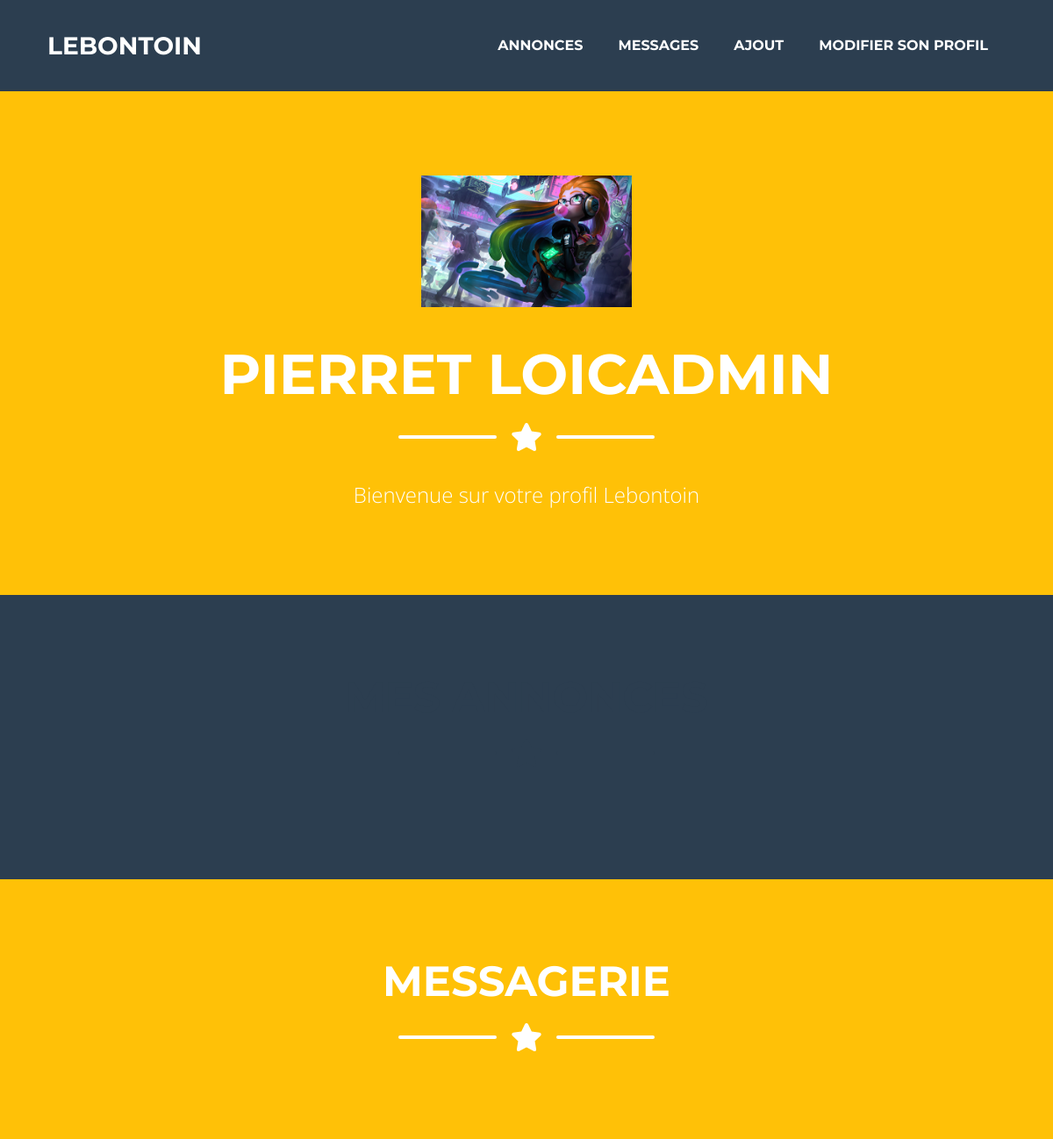
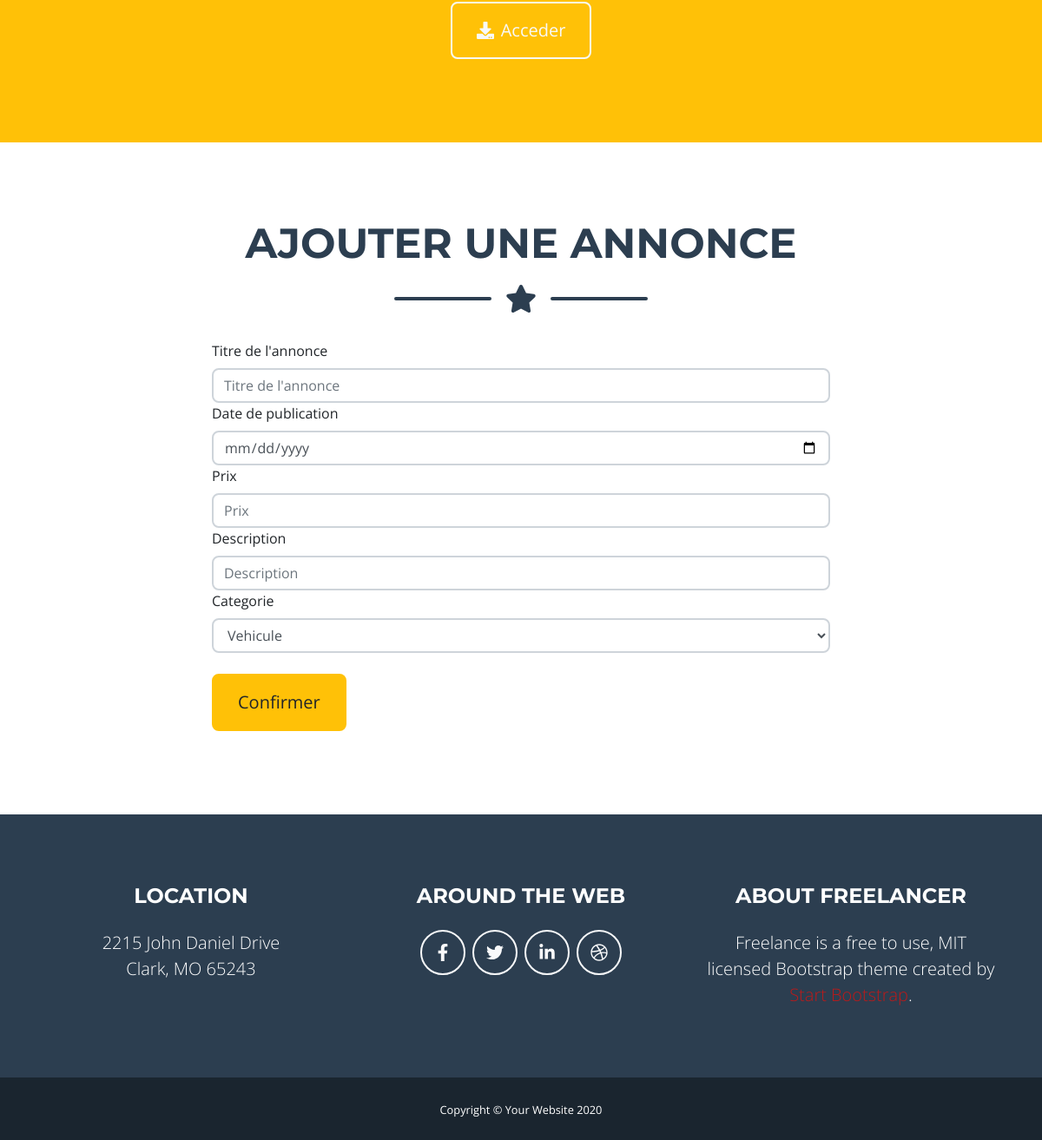
The page /profil.php?id=1 (signed in) on the database its author committed (2 pictures, top to bottom).
### tables this page shows
CREATE TABLE `user` (
  `id_user` int(11) NOT NULL,
  `nom` varchar(100) NOT NULL,
  `prenom` varchar(100) NOT NULL,
  `email` varchar(100) NOT NULL,
  `password` varchar(100) NOT NULL,
  `photo` varchar(100) DEFAULT NULL
);

### profil.php (the view, shortened to what this page needs)
<?php
include("config.php");
if(isset($_SESSION['id']) AND !empty($_SESSION['id']))
{
    if(isset($_GET['id']) AND $_GET['id'] > 0)
    {
        $getid = intval($_GET['id']);
        $requser = $bdd->prepare('SELECT * FROM user WHERE id_user = ?');
        $requser->execute(array($getid));
        $userinfo = $requser->fetch();
    }
    if(isset($_SESSION['id']) AND $userinfo['id_user'] == $_SESSION['id'])
    {
?>
    <!DOCTYPE html>
    <html lang="en">
        <head>
            <link href="css/style4.css" rel="stylesheet" />
            <link href="css/style5.css" rel="stylesheet" />
        </head>
        <body id="page-top">
            <nav class="navbar navbar-expand-lg bg-secondary text-uppercase fixed-top" id="mainNav">
                <div class="container">
                    <a class="navbar-brand js-scroll-trigger" href="index.php">Lebontoin</a>
                    <div class="collapse navbar-collapse" id="navbarResponsive">
                        <ul class="navbar-nav ml-auto">
                            <li class="nav-item mx-0 mx-lg-1"><a class="nav-link py-3 px-0 px-lg-3 rounded js-scroll-trigger" href="#portfolio">annonces</a></li>
                            <li class="nav-item mx-0 mx-lg-1"><a class="nav-link py-3 px-0 px-lg-3 rounded js-scroll-trigger" href="#about">messages</a></li>
                            <li class="nav-item mx-0 mx-lg-1"><a class="nav-link py-3 px-0 px-lg-3 rounded js-scroll-trigger" href="#contact">ajout</a></li>
                            <li class="nav-item mx-0 mx-lg-1"><a class="nav-link py-3 px-0 px-lg-3 rounded js-scroll-trigger" href="profil2.php?id=<?php echo $_SESSION['id'] ?>">Modifier son profil</a></li>
                        </ul>
                    </div>
                </div>
            </nav>
            <header class="masthead bg-warning text-white text-center">
                <div class="container d-flex align-items-center flex-column">
                    <img class="masthead-avatar mb-5" src="img/<?php echo $userinfo['photo'] ?>" alt="" />
                    <h1 class="masthead-heading text-uppercase mb-0"><?php echo $userinfo['nom'] ?> <?php echo $userinfo['prenom'] ?></h1>
                    <div class="divider-custom divider-light">
                        <div class="divider-custom-line"></div>
                        <div class="divider-custom-icon"><i class="fas fa-star"></i></div>
                        <div class="divider-custom-line"></div>
                    </div>
                    <p class="masthead-subheading font-weight-light mb-0">Bienvenue sur votre profil Lebontoin</p>
                </div>
            </header>
            <section class="page-section portfolio bg-secondary" id="portfolio">
                <div class="container">
                    <h2 class="page-section-heading text-center text-uppercase text-secondary mb-0">Mes annonces</h2>
                    <div class="divider-custom">
                        <div class="divider-custom-line"></div>
                        <div class="divider-custom-icon"><i class="fas fa-star"></i></div>
                        <div class="divider-custom-line"></div>
                    </div>
                </div>
            </section>
            <section class="page-section bg-warning text-white mb-0" id="about">
                <div class="container">
                    <h2 class="page-section-heading text-center text-uppercase text-white">Messagerie</h2>
                    <div class="divider-custom divider-light">
                        <div class="divider-custom-line"></div>
                        <div class="divider-custom-icon"><i class="fas fa-star"></i></div>
                        <div class="divider-custom-line"></div>
                    </div>
                    <div class="row">
                        <div class="col-lg-4 ml-auto"><p class="lead"></p></div>
                        <div class="col-lg-4 mr-auto"><p class="lead"></br></p></div>
                    </div>
                    <div class="text-center mt-4">
                        <a class="btn btn-xl btn-outline-light" class="addClass" href="messagerie.php"><i class="fas fa-download mr-2"></i>Acceder</a>
                    </div>
                </div>
            </section>
            <section class="page-section" id="contact">
                <div class="container">
                    <h2 class="page-section-heading text-center text-uppercase text-secondary mb-0">Ajouter une annonce</h2>
                    <div class="divider-custom">
                        <div class="divider-custom-line"></div>
                        <div class="divider-custom-icon"><i class="fas fa-star"></i></div>
                        <div class="divider-custom-line"></div>
                    </div>
                    <div class="row">
                        <div class="col-lg-8 mx-auto">
                            <form method="POST" enctype="multipart/form-data">
                                <label>Titre de l'annonce </label><input class="form-control" type="text" name="titre" placeholder="Titre de l'annonce" data-validation-required-message="Veuillez indiquez un nom a votre annonce." />
                                <label>Date de publication</label><input class="form-control" type="date" name="date" placeholder="date" data-validation-required-message="Veuillez indiquez la date de publication." />
                                <label>Prix</label><input type="number" step="0.01" class="form-control" name="prix" placeholder="Prix" data-validation-required-message="veuillez entrer le prix souhaité." />
                                <label>Description</label><input type="text" name="description" class="form-control" placeholder="Description" data-validation-required-message="veuillez indiquez une description.">
                                <label>Categorie</label>
                                <select name="categorie" class="form-control" placeholder="Categorie" data-validation-required-message="veuillez choisir une categorie.">
                                    <option value="vehicule">Vehicule</option>
                                </select>
                                <br />
                                <input type="submit" name="formannonce" class="btn btn-warning btn-xl" value="Confirmer">
                            </form>
                        </div>
                    </div>
                </div>
            </section>
            <footer class="footer text-center">
                <div class="container">
                    <div class="row">
                        <div class="col-lg-4 mb-5 mb-lg-0">
                            <h4 class="text-uppercase mb-4">Location</h4>
                            <p class="lead mb-0">2215 John Daniel Drive<br />Clark, MO 65243</p>
                        </div>
                        <div class="col-lg-4 mb-5 mb-lg-0">
                            <h4 class="text-uppercase mb-4">Around the Web</h4>
                            <a class="btn btn-outline-light btn-social mx-1" href="#!"><i class="fab fa-fw fa-facebook-f"></i></a><a class="btn btn-outline-light btn-social mx-1" href="#!"><i class="fab fa-fw fa-twitter"></i></a><a class="btn btn-outline-light btn-social mx-1" href="#!"><i class="fab fa-fw fa-linkedin-in"></i></a><a class="btn btn-outline-light btn-social mx-1" href="#!"><i class="fab fa-fw fa-dribbble"></i></a>
                        </div>
                        <div class="col-lg-4">
                            <h4 class="text-uppercase mb-4">About Freelancer</h4>
                            <p class="lead mb-0">Freelance is a free to use, MIT licensed Bootstrap theme created by <a href="http://startbootstrap.com">Start Bootstrap</a>.</p>
                        </div>
                    </div>
                </div>
            </footer>
            <div class="copyright py-4 text-center text-white">
                <div class="container"><small>Copyright © Your Website 2020</small></div>
            </div>
        </body>
    </html>
<?php
    }
}
else
{
    header("Location: index.php");
}
?>

### css/style5.css (style rules this page uses)
body { font-family: 'Open Sans', sans-serif; }

### rows shown on the page
user: photo (picture), nom "PIERRET", prenom "LOICADMIN"
